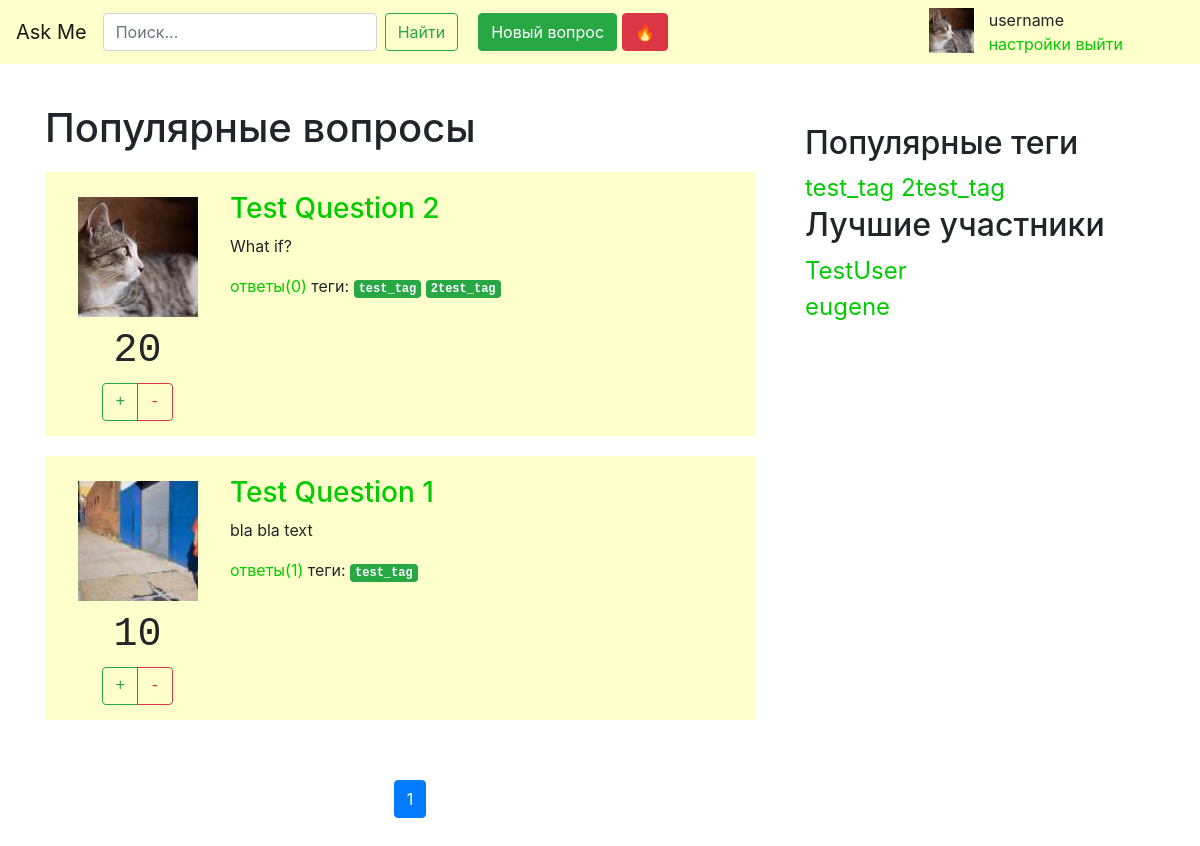
The app's page /hot/?page=2, older data.
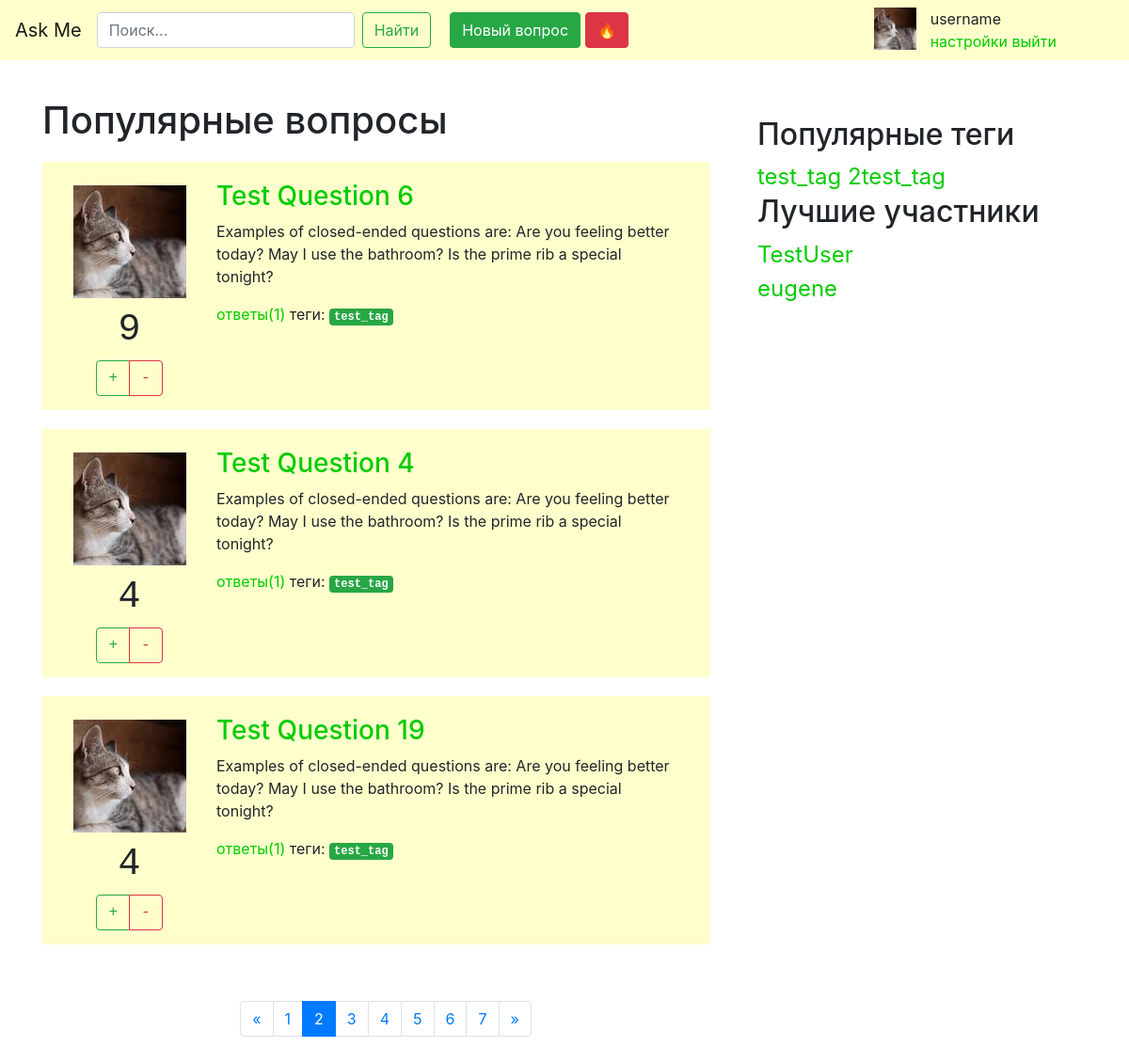
The same page, newer data.
### questions/models.py (models this page shows, shortened)
class Question(models.Model):
	author = models.ForeignKey(User, on_delete=models.CASCADE)
	title = models.CharField(max_length=120)
	text = models.TextField(max_length=500)
	rating = models.IntegerField(default=0)
	date = models.DateTimeField()
	tags = models.ManyToManyField(Tag)
	objects = QuestionManager()

class Profile(models.Model):
	nickname = models.CharField(max_length=20)
	avatar = models.ImageField()
	date = models.DateTimeField()
	rating = models.IntegerField(default=0)
	user = models.OneToOneField(
        User,
        on_delete=models.CASCADE,
    )

class Tag(models.Model):
	word = models.CharField(max_length=20)

class Answer(models.Model):
	author = models.ForeignKey(User, on_delete=models.CASCADE)
	text = models.TextField(max_length=500)
	rating = models.IntegerField(default=0)
	correct = models.BooleanField(default=False)
	date = models.DateTimeField()
	question = models.ForeignKey(Question, blank=True, null=True, on_delete=models.CASCADE)

### questions/views.py (the view)
# urls.py: path('hot/', views.hot, name='hot')
def hot(request):
	questions = Question.objects.sort_hot()
	questions = paginate(questions, request)
	context = {'questions': questions}
	return render(request, "hot.html", context)

### questions/models.py (called while the page is built)
	def sort_hot(self):
		result_list = Question.objects.order_by('-rating')
		return result_list

### questions/templatetags/question_extras.py (called while the page is built)
@register.inclusion_tag('subtemplates/popular_tags.html')
def show_popular_tags():
	tags = Tag.objects.all()[:10]
	return {'tags': tags}

@register.inclusion_tag('subtemplates/best_users.html')
def show_best_users():
	profiles = Profile.objects.order_by('-rating')[:5]
	return {'profiles': profiles}

### questions/views.py (called while the page is built)
def paginate(objects_list, request):
    paginator = Paginator(objects_list, 3)
    objects_page = request.GET.get('page')
    if not objects_page or not objects_page.isdigit() or (int(objects_page) < 1) or (int(objects_page) > paginator.num_pages):
    		objects_page = 1
    objects_list = paginator.get_page(objects_page)
    return objects_list

### templates/hot.html
{% extends "base.html" %}
{% load static %}
{% block content %}
<div class="title">
  <h1>Популярные вопросы</h1>
</div>
{% if questions %}
    {% for question in questions %}
      <div class="row question-list-item">
      {% include "subtemplates/question_body.html" %}
      </div>
    {% endfor %}
{% else %}
    <p>No questions are available.</p>
{% endif %}
{% include "subtemplates/paginator.html" %}
{% endblock %}

### templates/subtemplates/question_body.html (shortened to what this page needs)
{% load static %}
  <div class="col-md-3" style="padding-left: 0px; font-family: monospace">
   <div class="container centered" style="padding-top: 10px; text-align: center">
     <div class="row">
      <div class="thumbnail">
        <img src="{{ question.author.profile.avatar.url }}" alt="123" height="100%"></img>
      </div>
     </div>
    <div class="row nopadding" style="padding-bottom: 10px"></div>
    <div class="col">
      <h1>{{ question.rating }}</h1>
    </div>
    <div class="col">
      <div class="btn-group" role="group" aria-label="likes">
        <button type="button" class="btn btn-outline-success">+</button>
        <button type="button" class="btn btn-outline-danger">-</button>
      </div>
    </div>
    </div>
  </div>
<div class="col-md-9 question-padding">
  <h3><a href="{% url 'question' question_id=question.id %}">{{ question.title }}</a></h3>
  <p>{{ question.text }}</p>
  <a href="{% url 'question' question_id=question.id %}">ответы({{ question.answer_set.all|length }})</a>
  теги:
   {% for tag in question.tags.all %}
  <span class="badge badge-success asktag">
    <a href="{% url 'tag' search_tag=tag.word %}">
      {{ tag.word }}
    </a>
  </span>
  {% endfor %}
</div>

### templates/subtemplates/popular_tags.html
{% for cur_tag in tags %}
<a href="{% url 'tag' search_tag=cur_tag.word %}">{{ cur_tag.word }}</a>
{% endfor %}

### templates/subtemplates/best_users.html
{% for profile in profiles %}
<a href="">{{ profile.nickname }}</a><br>
{% endfor %}

Row changes from the older to the newer data that the page shows:
no longer on this page (row unchanged): Question: author.profile.avatar (picture), rating "20", title "Test Question 2", text "What if?", answer_set.all|length "0", Tag (word "test_tag"), Tag (word "2test_tag")
no longer on this page (row unchanged): Question: author.profile.avatar (picture), rating "10", title "Test Question 1", text "bla bla text", answer_set.all|length "1", Tag (word "test_tag")
added Question: author.profile.avatar (picture), rating "9", title "Test Question 6", text "Examples of closed-ended questions are: Are you feeling better today? May I use the bathroom? Is the prime rib a special tonight?", answer_set.all|length "1", Tag (word "test_tag")
added Question: author.profile.avatar (picture), rating "4", title "Test Question 4", text "Examples of closed-ended questions are: Are you feeling better today? May I use the bathroom? Is the prime rib a special tonight?", answer_set.all|length "1", Tag (word "test_tag")
added Question: author.profile.avatar (picture), rating "4", title "Test Question 19", text "Examples of closed-ended questions are: Are you feeling better today? May I use the bathroom? Is the prime rib a special tonight?", answer_set.all|length "1", Tag (word "test_tag")
Text that changed along with them:
list line gone: "1"
new list line: "1"
new list line: "2"
new list line: "3"
new list line: "4"
new list line: "5"
new list line: "6"
new list line: "7"
